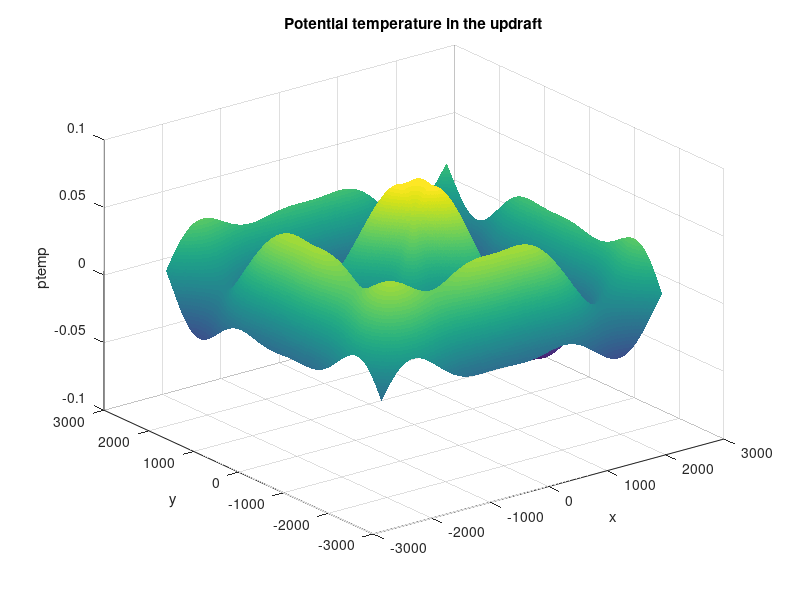

This figure's MATLAB source: (Note: this script raises an error after producing the figure.)
% This script tests out two ways of extrapolating the linear profile of
% potential temperature into 2D space. The first method is to manually average the
% two profiles based on the angle the gliders makes with the updraft.
% The second method is to use the griddata function to interpolate 
% the values of potential temperature at any point in the updraft. 

close all

% Method 1: Manual averaging of the two profiles based on the angle of the glider
% Load coefficients of the linear profile of potential temperature
load("coeff_uw.mat");
load("coeff_cw.mat");

uw = coeff_uw(1,:);
cw = coeff_cw(1,:);

% Declare functions of potential temperature
ptemp_uw = @(r) uw(1) + uw(2)*cos(r*uw(6)) + uw(3)*sin(r*uw(6)) + uw(4)*cos(2*r*uw(6)) + uw(5)*sin(2*r*uw(6));
ptemp_cw = @(r) cw(1) + cw(2)*cos(r*cw(6)) + cw(3)*sin(r*cw(6)) + cw(4)*cos(2*r*cw(6)) + cw(5)*sin(2*r*cw(6));

% Define updraft radius, position, and orientation in degrees
radius = 600; % meters
pos = [0, 0]; % [x, y] (x is north, y is east)
ori = 0; % degrees (0 is north, 90 is east)


% Create grid of query points [xq,yq] centered at the updraft
[xq,yq] = meshgrid(pos(1)-radius*4:5:pos(1)+radius*4,pos(2)-radius*4:5:pos(2)+radius*4);

% Calculate the relative distance of each point in the grid to the updraft
r = sqrt((xq-pos(1)).^2 + (yq-pos(2)).^2);

% Calculate the angle of each point in the grid to the x-axis
tan = atan2d(yq-pos(2), xq-pos(1));
tan(tan < 0) = tan(tan < 0) + 360;

% Calculate the angle of each point in the grid to the updraft
theta = tan - ori;

% Calculate the potential temperature at each point in the grid
ptemp = cos(theta/180 *pi).^2 .*ptemp_uw(r./radius .*cos(theta./180 *pi)) + sin(theta./180 *pi).^2 .*ptemp_cw(r./radius .*sin(theta./180 *pi));

% Calculate the weights of each profile based on the angle of the glider (for plotting only)
w_uw = cos(theta/180 *pi).^2;
w_cw = sin(theta/180 *pi).^2;

% % Plot the weights in the grid
% figure
% surf(xq,yq,w_uw, 'LineStyle','none')
% xlabel('x')
% ylabel('y')
% zlabel('w')
% title('Weight of the updraft profile')

% % Plot theta in the grid
% figure
% surf(xq,yq,theta, 'LineStyle','none')
% xlabel('x')
% ylabel('y')
% zlabel('tan')
% title('Angle of each point in the grid to the x-axis')

% % Plot ptemp_uw and ptemp_cw
% figure
% r = -r/radius:0.01:r/radius;
% plot(r, ptemp_uw(r), 'r')
% hold on
% plot(r, ptemp_cw(r), 'b')
% hold off
% xlabel('r')
% ylabel('ptemp')
% title('Potential temperature profiles')

% Plot the potential temperature in the grid
figure
surf(xq,yq,ptemp, 'LineStyle','none')
xlabel('x')
ylabel('y')
zlabel('ptemp')
title('Potential temperature in the updraft')

% Create a updraft object with the same properties as the updraft
updraft = Updraft(1100,0,1);
updraft.wind_dir = 0;

% Calculate the potential temperature difference at the same positions as the grid
ptemp_diff = zeros(size(xq));
for i = 1:size(xq,1)
    for j = 1:size(xq,2)
        ptemp_diff(i,j) = updraft.ptemp_diff(xq(i,j),yq(i,j));
    end
end

% Plot the potential temperature difference in the grid
figure
surf(xq,yq,ptemp_diff, 'LineStyle','none')
xlabel('x')
ylabel('y')
zlabel('ptemp_diff')
title('Potential temperature difference with perturbation')

%
% % Method 2: Interpolation of the two profiles using griddata %%%%%%%%%%%%%%%%%%%%%%%%
% % Get x and y values of the meshgrid separately
% x = xq(1,:)';
% y = yq(:,1);
% 
% % Evaluate the potential temperature at the x and y values
% ptemp_x = ptemp_uw(x./radius);
% ptemp_y = ptemp_cw(y./radius);
% 
% % Build vector for griddata function
% x_len = length(x);
% x = [x; zeros(length(y), 1)];
% y = [zeros(x_len, 1); y];
% ptemp = [ptemp_x; ptemp_y];
% 
% % Interpolate the values in ptemp to obtain the potential temperature at any point xq,yq in the updraft
% ptemp2 = griddata(x,y,ptemp,xq,yq,"linear");
% 
% % Plot the interpolated values and the original values as a line plot
% figure
% surf(xq,yq,ptemp2, 'LineStyle','none')
% xlabel('x')
% ylabel('y')
% zlabel('ptemp')
% title('Interpolated values of potential temperature in the updraft')